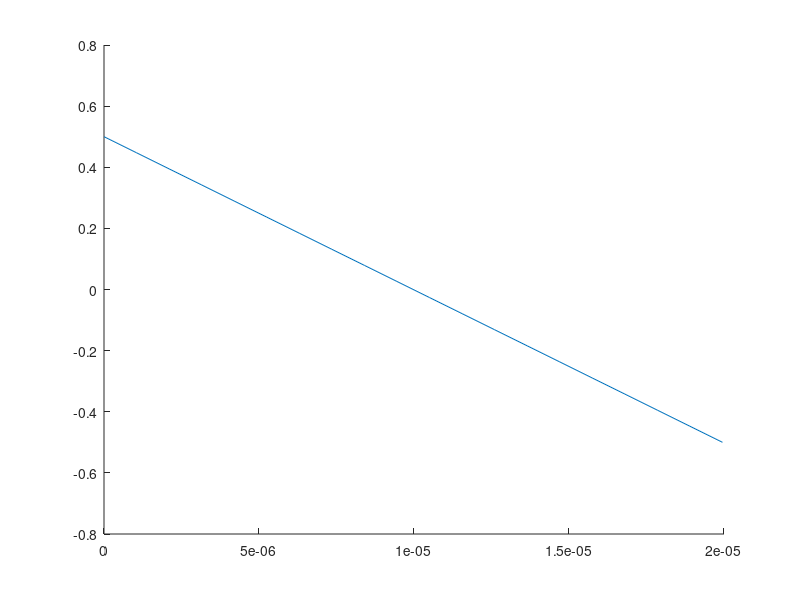

MATLAB code to generate this figure:
% cmos.m version 1.3
%
% 1-dimensions selfconsistent Poisson equations, classical solution
% for (100) NMOS or PMOS inversion layer
%
% Originated by Hiroshi Fujioka at U.C. Berkeley, Jun 29 1996
% Revised by S. Kamohara        at U.C. Berkeley, Oct 05 1996
% Revised by Ya-Chin King       at U.C. Berkeley, Feb 11 1997
% Last Revised by Kevin Yang    at U.C. Berkeley, Jun 01 1999
% Posted to http://www-device.eecs.berkeley.edu/~kjyang/qmcv/
%
% Units for Poisson are cgs
% Units for Shrodinger are Hartree (e=m0=h-=1, 1Hr=27.2118eV 1a.u.=0.526177A)
%
% TO RUN THIS PROGRAM PLEASE INCLUDE TWO FUNCTIONS IN THE SAME
% DIRECTORY: shelec.m ,shhole.m
%
%****************initial definition!*********************
%
clear;             		% Clear memory and print header
cflag=1;           		% 0/1 quantum/classical
imax=5000;			% maximum number of newton iterations
%
%****************INPUT PARAMETERS!!!*********************
%
fid1=fopen('cvdata','w');	% Initialize output file; first arg is filename
T = 300;            		% temperature (K)
Ns =-2.5E15;    			% Substrate doping concentration (cm^-3)
				% (-/+ for n/p-type);
Tox=10.8E-7;         		% Oxide thickness (cm)
pd = 0;            		% consider poly depletion? 1: yes 0: no
Npoly=-5e20;        		% Poly doping (- means n-type; + means p-type)
Vfb=99;				% 99 means autocalculate, else uses value
				% autocalculate uses Npoly and Ns (see below)
				% For metal gate, please input Vfb here
Dvc=  1e-4;       		% small signal voltage for capacitance
np=sign(Ns);			% (do not edit this line) n-sub or p-sub
Vstart=(-0.5)*np*1;       	% Silicon Voltage: start (accumulation)
Vend=np*0.5;         		% Silicon Voltage: end   (inversion)
Nvstep=20;         		% number of voltage steps 
%
cimp0=0;			% Following parameters for implant
%cimp0=3.0e17;			% Gaussian implant: peak conc. (+: p-type)
%ximp0=0.02e-4;			% Gaussian implant: Rp
%simp0=0.05e-4;			% Gaussian implant: dRp (straggle)
%
Cap=[];
%*********DEFINE THE RANGE FOR CALCULATION******************
%
if Nvstep>1;
  Vs0=linspace(Vstart,Vend,Nvstep);
else
  Vs0(1)=Vstart;
end
%
%*********calculate Vfb*****************
%
Ns=abs(Ns);
if Vfb==99
  if np*Npoly<0;
    Vfb=-np*0.026*log(abs(Npoly*Ns)/2.1045e20); 	% n+/nmos or p+/pmos
  else
    Vfb=np*0.026*log(abs(Npoly/Ns)); 	%  n+/nsub or p+/psub
  end
end
%
%****************CONSTANTS**********************
%
k = 8.61735E-5;    % Boltzmann constant in eV/K
beta=1/k/T;        % kT/q (1/eV) 
hb= 6.58215e-16;   % Plank's constant in eV-s
eps0 = 8.86E-14;   % Permittivity of free space (F/cm)
eps1 = 11.7;       % Relative permittivity of Si
eps1ox = 3.9;      % Relative permittivity of Si
q0 = 1.602E-19;    % electron charge (C)
au = 0.5262E-8;    % atomic unit in cm
Eg = 1.12;         % Bandgap of Si in eV
Nv = 1.02E19;      % effective density of states of valence band
Nc = 2.8E19;       % effective density of states of conduction band 
ni = 1.45E10;      % density of intrinsic carrier 
pai= 3.14159;      
m0 = 9.109534E-31; % electron mass in Kg
m1 = 0.916;        % Electron effective mass in z direction for lower(3,6)
m2 = 0.19;         % Electron effective mass in z direction for higher(1,4,2,5)
md1 = 0.19;        % Density of state mass low energy valley (3,6)
md2 = 0.417;       % Density of state mass high energy valley (1,4,2,5)
mc1 = 0.19;        % Conductivity     mass low energy valley (3,6)
mc2 = 0.315;       % Conductivity     mass high energy valley (1,4,2,5)
%
%****************NUMERICAL CONSTANTS******************
%
aregion=2000e-8; % size of classically allowed region (cm)
fregion=100e-8;	% size of classically forbidden region (cm)
N1 =50;		%number of mesh points in the fregion for poisson solution
N2 = 50;	%number of mesh points in the aregion for poisson solution
NS =50;		%number of mesh points in the aregion for Shrodinger eqn.
N=N1+N2;	% total number of mesh points for the poisson solution
dx0= fregion/real(N1);   		% mesh size in fregion
dx1= (aregion-fregion)/real(N2-1);	% mesh size in aregion
%
%**************** MESH GENERATION    **************** 
%
dx=zeros(N,1);			% initialize spacing array
xscale=zeros(N,1);		% initialize space array
dx(1:N1)=ones(N1,1).*dx0;    	% fregion spacing
xscale(2:N1+1)=dx0:dx0:fregion;	% fregion space array
dx(N1+1:N)=ones(N2,1).*dx1;  	% aregion spacing
xscale(N1+1:N)=fregion:dx1:aregion;		% aregion space array
%
%**************** IMPURITY PROFILE SETUP ************************        
%
Nad= Ns*ones(N,1);  		% constant substrate doping
%
if cimp0~=0;			% Gaussian implant
  Nad=Nad+np*cimp0.*exp(-(xscale-ximp0).^2./(simp0^2));
end
%
%****************CALCULATED PARAMETERS**************** 
%
if sign(np)==1
  Nep0=0.5*(Ns+sqrt(Ns*Ns+4*ni*ni));    % hole density at equilibrium
  Nen0=ni*ni/Nep0;                      % electron density at equilibrium
else
  Nen0=0.5*(Ns+sqrt(Ns*Ns+4*ni*ni)); % electron density at equilibrium
  Nep0=ni*ni/Nen0;                      % hole density at equilibrium
end
Ef=+k*T*log(Nep0/ni);                 % definition of Fermi
%
fprintf('Matrix for Poisson is %g by %g square \n',N,N);
Nen= zeros(N,1);  
Nep= zeros(N,1);  
Ne = zeros(N,1);  
Rho = zeros(N,1); 
V0 = zeros(N,1); 
VS = zeros(N,1); 
A = zeros(N,N);  % Matrix for 2nd differential operator 
A(1,1)=1/dx0^2;	 %bondary condition Vsurface=Vs
for j=2:N-1
    avgdx=(dx(j-1)+dx(j))/2;
    A(j,j-1) = 1/dx(j-1)/avgdx;
    A(j,j) = -(1/avgdx)*(1/dx(j-1)+1/dx(j));
    A(j,j+1) = 1/dx(j)/avgdx;
end;
A(N,N)=1/dx(N-1)^2;     
%
%************** BEGIN CALCULATIONS *************************
%
%fprintf(fid1,'Vs          Vg          Cac         Lndc        Lnac        Lpdc        Lpac        Es          Qtot        Qinv        \n');
%
%**************LOOP FOR EACH VOLTAGE STEP*************************
%
for ivl=1:Nvstep
  Vss(1)=Vs0(ivl)-Dvc; % for capacitance calculation purpose (dV)
  Vss(2)=Vs0(ivl);
%
%**************LOOP FOR CAPACITANCE CALCULATION*******************
%
  for icc=1:2
    Vs=Vss(icc);
%
%**************POISSON EQUATION SETUP*****************************
%
    Rho(1)=Vs/dx0^2;  %bondary condition on the surface	 
    Rho(N)=0;  %bondary condition V(N)=0
    V0=A\Rho; %inital guess
    deltaNe = zeros(N,1);  
    deltaRho = zeros(N,1); 
    R = zeros(N,1); 
%
%***************** NEWTON LOOP ********************************** 
%
    for i=1:imax;  
%
      % Hole
      if cflag>0.5     		% cflag=1, Classical case
        Nep=+Nep0*exp(-beta*V0); 
      else 			% Quantum   
        xstart=0.0;  		% define quantization region 
        xend=fregion;
        VSH=+V0+Eg/2.0;       	% shift potential
%
	% SOLVING SHRODINGER EQUATIONS 
        [xscaleO,E1h,E2h,E3h,Y1h,Y2h,Y3h,YY1h,YY2h,YY3h,R0]=shhole(xscale,VSH,xstart,xend,NS,Ef,T);
        for j=1:N
          if xscale(j)>=xstart & xscale(j)<=xend;
            Nep(j) = interp1(xscaleO,R0,xscale(j));
          else
            Nep(j)=+Nep0*exp(-beta*V0(j));
          end    			% scale if
        end     		 	% scale for 
      end				% quantum if
%
      % Electron
      if cflag>0.5		% cflag=1, Classical case
        Nen=+ni^2./Nep;
      else			% Quantum
        xstart=0.0;
        xend=fregion;
        VSH=-V0+Eg/2.0;
        [xscaleO,E1e,E2e,Y1e,Y2e,YY1e,YY2e,R0]=shelec(xscale,VSH,xstart,xend,NS,Ef,T);
        for j=1:N
          if xscale(j)>=xstart & xscale(j)<=xend;
            Nen(j) = interp1(xscaleO,R0,xscale(j));
          else
            Nen(j)=+ni^2/Nep0*exp(beta*V0(j));
          end			% scale if
        end			% scale for
      end				% quantum if
%
      Ne=-sign(np)*Nad-Nen+Nep; 	% Net charge density
      deltaNe=-beta*Nep-beta*Nen; 	% gradient for NR method

      Rho=-q0*Ne/eps0/eps1;
      deltaRho=-q0*deltaNe/eps0/eps1;
%
      %Set up the Newton Raphson matrix
      NR=A;
      for j=2:N-1
        NR(j,j)=NR(j,j)-deltaRho(j);
      end 
      R=-A*V0+Rho;	
%
      R(1)=0;
      R(N)=0;
      deltaV0=NR\R;  % Potential in eV
      V0=V0+deltaV0; % Update the V0
%
      % convergence test
      dsort=max(abs(deltaV0));
      if(dsort<1.0e-12)
        break
      end
%
      %ivl,i,dsort	              	% print status
    end 				% Newton loop
%
%+++++++++++++++++++++++++++++++++++++++++++++++++++++++++++++++
%
% store charge density profile
    if icc<1.5;
      Nen1=Nen;
      Nep1=Nep;
      Ne1=Ne;
    else
      Nen2=Nen;
      Nep2=Nep;
      Ne2=Ne;
    end
%
%+++++++++++++++++++++++++++++++++++++++++++++++++++++++++++++++
% 
    Qt(icc)=q0*trapz(xscale,Ne);
    if sign(np)==1
      Qinv(icc)=q0*trapz(xscale,Nen);
    else
      Qinv(icc)=q0*trapz(xscale,Nep);
    end
%
%+++++++++++++++Volatge estimation++++++++++++++++++++++++++++++
%
    Fg0(icc)=(V0(1)-V0(2))/dx(1);                    	% surface electric field
    Vox(icc)=Fg0(icc)*Tox*eps1/eps1ox;               	% potential in oxide
    qtot(icc)=eps0*eps1*Fg0(icc);   	% total charge density (#/cm2)(elec+ion)
    if (Vs*sign(Npoly))<=0; 
      Vpoly(icc)=-0.5*Qt(icc)^2/(eps0*eps1*Npoly*q0);	% poly depetion
    else
      Vpoly(icc)=0.0;					% poly acc
    end
    Vg(icc)=V0(1)+Vox(icc)+Vpoly(icc)*pd+Vfb;         	% gate voltage
%
%++++++++++++++++DC Centroid++++++++++++++++++++++++++++++++++++
%
    Lndc1=trapz(xscale,xscale.*(Nen+Nad*((np-1)/2)));   % subtract for pmos 
    Lndc2=trapz(xscale,(Nen+Nad*((np-1)/2)));
    Lndc(icc)=Lndc1/Lndc2;
    Lpdc1=trapz(xscale,xscale.*(Nep-Nad*((np+1)/2)));   % subtract for nmos
    Lpdc2=trapz(xscale,(Nep-Nad*((np+1)/2)));
    Lpdc(icc)=Lpdc1/Lpdc2;
%
%+++++++++++++++++++++++++++++++++++++++++++++++++++++++++++++++
%
  end			% capacitance loop
%
%++++++++++++++++Capacitance++++++++++++++++++++++++++++++++++++
%
  Cac=abs(Qt(2)-Qt(1))/(Vg(2)-Vg(1)) ;
  Cap=[Cap,Cac];
%
%++++++++++++++++Ac Centroid++++++++++++++++++++++++++++++++++++
%
  Lnac1=trapz(xscale,xscale.*(-Ne1+Ne2));
  Lnac2=trapz(xscale,Nen1-Nen2);
  Lnac=Lnac1/Lnac2;
  Lpac1=trapz(xscale,xscale.*(Ne1-Ne2));
  Lpac2=trapz(xscale,Nep1-Nep2);
  Lpac=Lpac1/Lpac2;
%
%+++++++++++++++Out put+++++++++++++++++++++++++++++++++++++++++
%
%fprintf(fid1,'%10.4e %10.4e %10.4e %10.4e %10.4e %10.4e %10.4e %10.4e %10.4e %10.4e\n',Vs,Vg(1),Cac,Lndc(1),Lnac,Lpdc(1), Lpac,Fg0(1),qtot(1),Qinv(1));
%
%+++++++++++++++++++++++++++++++++++++++++++++++++++++++++++++++
%
hold on;
%
end			% bias loop
%
%axis([-5,1,-3,5])
%plot(Vs0,Cap,'r-') 
x = zeros(Nvstep,1);
for i=1:Nvstep;
    x(i)=(i-1)*(fregion+aregion)/Nvstep;
end
plot(x,Vs0)
%+++++++++++++++++++++++++++++++++++++++++++++++++++++++++++++++
%
%fclose(fid1);
%
%+++++++++++++++++++++++++++++++++++++++++++++++++++++++++++++++
